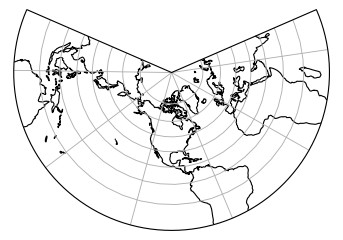

The Python source for this figure:
import matplotlib.pyplot as plt
import cartopy.crs as ccrs

plt.figure(figsize=(4.2897, 3))
ax = plt.axes(projection=ccrs.LambertConformal())
ax.coastlines(resolution='110m')
ax.gridlines()
